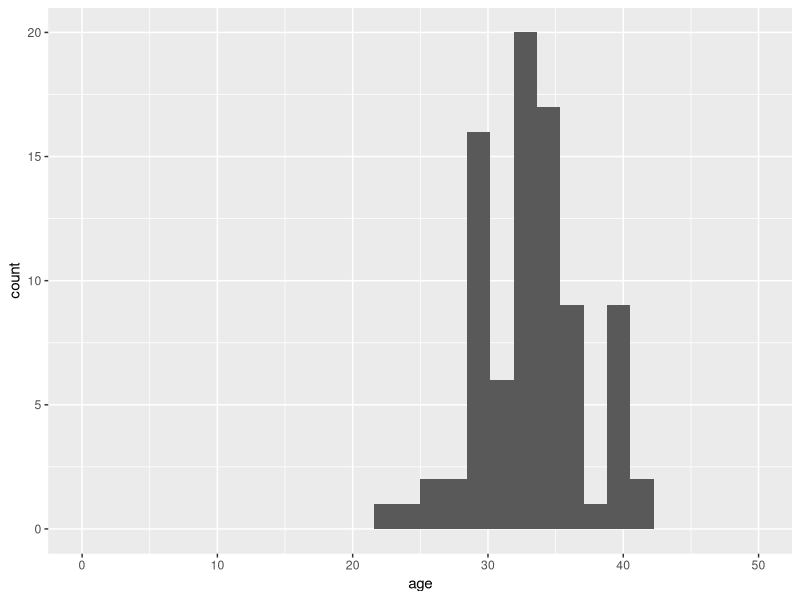

Recreate this plot in R.
## ---- chunk 1
library(tidyverse)
library(broom)
library(readxl)
Postpartum_Experience_Survey_Responses_raw_data <- read_excel("../data/Postpartum Experience Survey (Responses) - raw data.xlsx")
#View(Postpartum_Experience_Survey_Responses_raw_data)
## ---- chunk 2
Postpartum_Experience_renamed_variables <- as_tibble(Postpartum_Experience_Survey_Responses_raw_data) %>% 
  rename( 
         `respondent` = `Timestamp`,
         `state` = `Which US state or country did you give birth in?`,
          `age` = `What was your age when you gave birth?`, 
      `birth_location` = `Where did you give birth?`,
        `informed_by` = `When you were pregnant, did your care provider give you information about postpartum care services?`,
    `other_info_sources` = `Did you learn about postpartum care services from any other sources?`, 
      `support_type`= `What types of support did you have access to postpartum?`,
         `provider` = `Who provided this support for you?`,
    `ins_covered_services` = `What postpartum care services did your insurance cover?`,
    `cost_factor` = `Was cost a factor in how much support you received?`,
        `if_insurance` = `If insurance covered postpartum care services, would you take advantage of it?`,
    `critical_support` = `What support was most critical to you/your household in first year following birth?`,
    `ideal_support` = `In a best case scenario, list all types of care and support you would need or want in the first year postpartum.`,
    `comments` = `Is there anything else you want to share about your postpartum experience?`,
    `emails` = `If you are open to follow up questions or want the results from this research project, please enter your email below.`)
## ---- chunk 3
Postpartum_renamed_variables_US <- Postpartum_Experience_renamed_variables %>%
  filter(state != "Uk") %>%
  filter(state != "Norway") %>%
  filter(state != "Puerto Rico")
## ---- chunk 4
dim(Postpartum_renamed_variables_US)
## ---- chunk 5
Postpartum_renamed_variables_US |>
  count(informed_by) |>
  arrange(desc(n))
## ---- chunk 6
# Example data: Replace this with your actual data
tikyrabargraph <- Postpartum_renamed_variables_US

# Create the histogram
histogram <- ggplot(data = data.frame(value = tikyrabargraph), aes(x = value)) +
  geom_histogram(binwidth = 0.5, fill = "blue", color = "black", alpha = 0.7) +
  labs(title = "Histogram of Your Data",
       x = "Value",
       y = "Frequency") +
  theme_minimal()

#We probably need to figure out the good/better/best portions for the real one: x = state, y = quality of care ranking

## ---- chunk 7
#library(maps)
#library(mapproj)
#library(tidyverse)

#states <- map_data("state")
#states <- rename(states, state = region)
#statessurveyed <- `states`

#Postpartum_renamed_variables_US <- #Postpartum_renamed_variables_US %>% 
#  mutate(state = tolower(Postpartum_renamed_variables_US$state))

## ---- chunk 8
library(stringr)
## ---- chunk 9
Postpartum_renamed_variables_US <- Postpartum_renamed_variables_US |>
  mutate(age = as.numeric(age))
## ---- chunk 10
which(Postpartum_renamed_variables_US$age > 100)

#`which` for identifying rows of a dataset.
## ---- chunk 11
Postpartum_renamed_variables_US %>%
  filter(state == "California") %>%
  ggplot(aes(x = age)) +
  geom_histogram() +
  xlim(0,50) #Additional outliers and NAs ignored for the sake of the visualization (still present in data frame)
## ---- chunk 12
Postpartum_renamed_variables_US |>
  mutate(state = str_replace(state, "DC", "District of Columbia")) 
#In order to correct specific mistakes/misspellings etc across the data frame.
